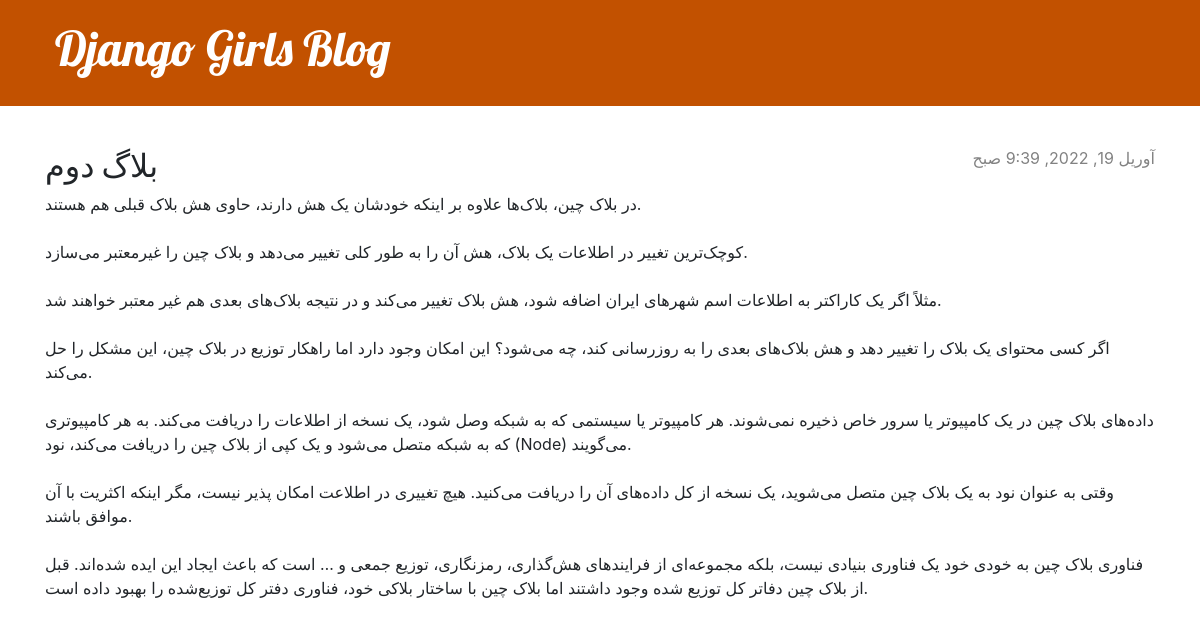
The app's page /post/2/ with its own data.
### blog/models.py (models this page shows, shortened)
class Post(models.Model):
    author = models.ForeignKey(settings.AUTH_USER_MODEL, on_delete=models.CASCADE)
    title = models.CharField(max_length=200)
    text = models.TextField()
    created_date = models.DateTimeField(
            default=timezone.now)
    published_date = models.DateTimeField(
            blank=True, null=True)

### blog/views.py (the view)
# urls.py: path('post/<int:pk>/', views.post_detail, name='post_detail'),
def post_detail(request, pk):
    post = get_object_or_404(Post, pk=pk)
    return render(request, 'blog/post_detail.html', {'post': post})

### blog/templates/blog/post_detail.html (shortened to what this page needs)
{% extends 'blog/base.html' %}
{% block content %}
    <article class="post">
        {% if post.published_date %}
            <time class="date">
                {{ post.published_date }}
            </time>
        {% endif %}
        <h2>{{ post.title }}</h2>
        <p>{{ post.text|linebreaksbr }}</p>
    </article>
{% endblock %}

### blog/static/css/blog.css (style rules this page uses)
h1, h2, h3, h4 { font-family: 'Lobster', cursive; }
.date { color: #828282; }
.post { margin-bottom: 70px; }
.post > .date, .post > .actions { float: right; }

### records on screen
Post: published_date "آوریل 19, 2022, 9:39 صبح", title "بلاگ دوم", text "در بلاک چین، بلاک‌ها علاوه بر اینکه خودشان یک هش دارند، حاوی هش بلاک قبلی هم هستند. کوچک‌ترین تغییر در اطلاعات یک بلاک، هش آن را به طور کلی تغییر می‌دهد و بلاک چین را غیرمعتبر می‌سازد. مثلاً اگر یک کاراکتر به اطلاعات اسم شهرهای ایران اضافه شود، هش بلاک تغییر می‌کند و در نتیجه بلاک‌های بعدی هم غیر معتبر خواهند شد. اگر کسی محتوای یک بلاک را تغییر دهد و هش بلاک‌های بعدی را به روزرسانی کند، چه می‌شود؟ این امکان وجود دارد اما راهکار توزیع در بلاک چین، این مشکل را حل می‌کند. داده‌های بلاک چین در یک کامپیوتر یا سرور خاص ذخیره نمی‌شوند. هر کامپیوتر یا سیستمی که به شبکه وصل شود، یک نسخه از اطلاعات را دریافت می‌کند. به هر کامپیوتری که به شبکه متصل می‌شود و یک کپی از بلاک چین را دریافت می‌کند، نود…"
